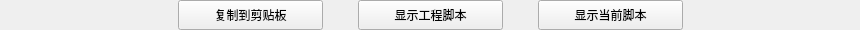
   <widget class="QWidget" name="wdTool" native="true">
    <property name="geometry">
     <rect>
      <x>0</x>
      <y>400</y>
      <width>860</width>
      <height>30</height>
     </rect>
    </property>
    <property name="minimumSize">
     <size>
      <width>860</width>
      <height>30</height>
     </size>
    </property>
    <property name="maximumSize">
     <size>
      <width>860</width>
      <height>30</height>
     </size>
    </property>
    <layout class="QHBoxLayout" name="horizontalLayout_2">
     <property name="spacing">
      <number>35</number>
     </property>
     <property name="leftMargin">
      <number>0</number>
     </property>
     <property name="topMargin">
      <number>0</number>
     </property>
     <property name="rightMargin">
      <number>0</number>
     </property>
     <property name="bottomMargin">
      <number>0</number>
     </property>
     <item>
      <spacer name="horizontalSpacer_7">
       <property name="orientation">
        <enum>Qt::Horizontal</enum>
       </property>
       <property name="sizeHint" stdset="0">
        <size>
         <width>40</width>
         <height>20</height>
        </size>
       </property>
      </spacer>
     </item>
     <item>
      <widget class="QToolButton" name="tbCopy">
       <property name="minimumSize">
        <size>
         <width>145</width>
         <height>30</height>
        </size>
       </property>
       <property name="maximumSize">
        <size>
         <width>145</width>
         <height>30</height>
        </size>
       </property>
       <property name="styleSheet">
        <string notr="true">font: 14pt &quot;新宋体&quot;;</string>
       </property>
       <property name="text">
        <string>复制到剪贴板</string>
       </property>
       <property name="icon">
        <iconset resource="image/image.qrc">
         <normaloff>:/image/copy_.png</normaloff>:/image/copy_.png</iconset>
       </property>
       <property name="toolButtonStyle">
        <enum>Qt::ToolButtonTextBesideIcon</enum>
       </property>
      </widget>
     </item>
     <item>
      <widget class="QToolButton" name="tbDisplayAll">
       <property name="minimumSize">
        <size>
         <width>145</width>
         <height>30</height>
        </size>
       </property>
       <property name="maximumSize">
        <size>
         <width>145</width>
         <height>30</height>
        </size>
       </property>
       <property name="styleSheet">
        <string notr="true">font: 14pt &quot;新宋体&quot;;</string>
       </property>
       <property name="text">
        <string>显示工程脚本</string>
       </property>
       <property name="icon">
        <iconset resource="image/image.qrc">
         <normaloff>:/image/display_.png</normaloff>:/image/display_.png</iconset>
       </property>
       <property name="toolButtonStyle">
        <enum>Qt::ToolButtonTextBesideIcon</enum>
       </property>
      </widget>
     </item>
     <item>
      <widget class="QToolButton" name="tbDisplayNow">
       <property name="minimumSize">
        <size>
         <width>145</width>
         <height>30</height>
        </size>
       </property>
       <property name="maximumSize">
        <size>
         <width>145</width>
         <height>30</height>
        </size>
       </property>
       <property name="layoutDirection">
        <enum>Qt::RightToLeft</enum>
       </property>
       <property name="styleSheet">
        <string notr="true">font: 14pt &quot;新宋体&quot;;</string>
       </property>
       <property name="text">
        <string>显示当前脚本</string>
       </property>
       <property name="icon">
        <iconset resource="image/image.qrc">
         <normaloff>:/image/display_.png</normaloff>:/image/display_.png</iconset>
       </property>
       <property name="toolButtonStyle">
        <enum>Qt::ToolButtonTextBesideIcon</enum>
       </property>
      </widget>
     </item>
     <item>
      <spacer name="horizontalSpacer_6">
       <property name="orientation">
        <enum>Qt::Horizontal</enum>
       </property>
       <property name="sizeHint" stdset="0">
        <size>
         <width>40</width>
         <height>20</height>
        </size>
       </property>
      </spacer>
     </item>
    </layout>
   </widget>
